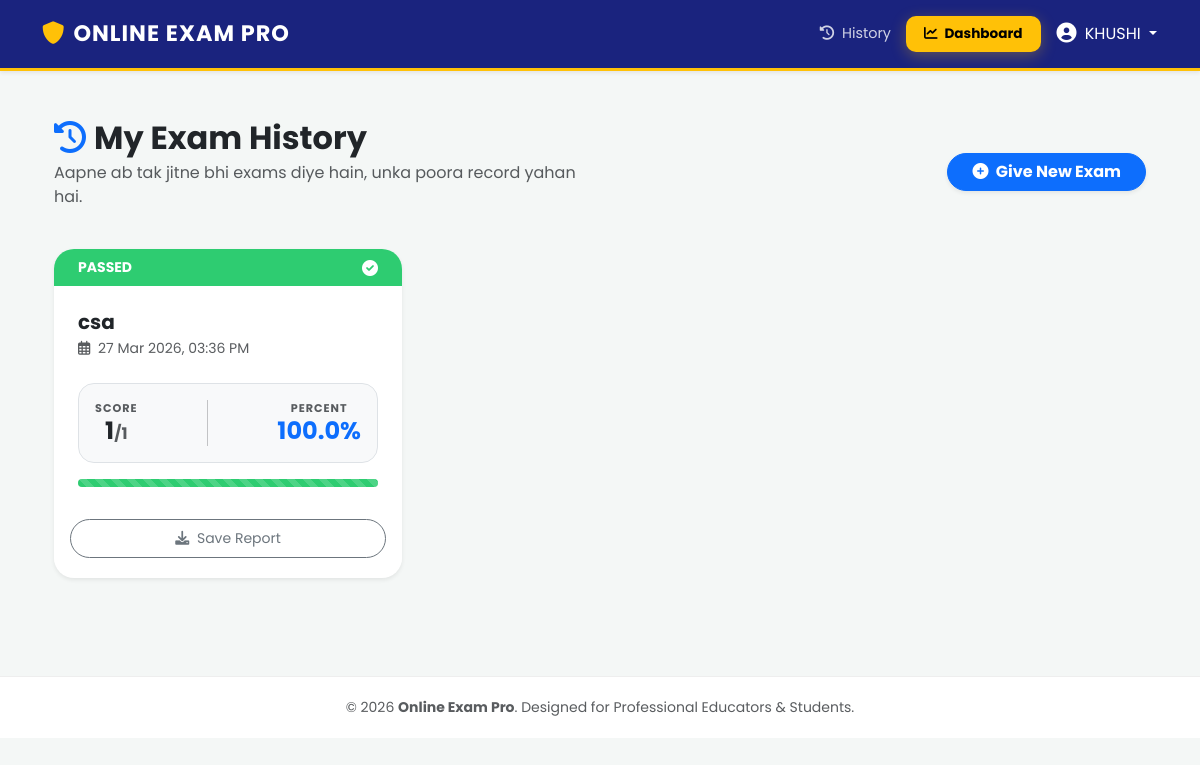
/my-results/ (signed in), run on the app's committed database.
### exam/models.py (models this page shows, shortened)
class Result(models.Model):
    user = models.ForeignKey(User, on_delete=models.CASCADE)
    exam = models.ForeignKey(Exam, on_delete=models.CASCADE)
    score = models.IntegerField()
    total_questions = models.IntegerField()
    percentage = models.FloatField()
    completed_at = models.DateTimeField(auto_now_add=True)

class Exam(models.Model):
    author = models.ForeignKey(User, on_delete=models.CASCADE, related_name='my_exams', null=True, blank=True)
    title = models.CharField(max_length=200)
    description = models.TextField(blank=True)
    exam_code = models.CharField(max_length=8, unique=True, editable=False)
    duration_minutes = models.PositiveIntegerField(default=30, help_text="Duration in minutes")
    created_at = models.DateTimeField(auto_now_add=True)

### exam/views.py (the view)
# urls.py: path('my-results/', views.my_results, name='my_results'),
@login_required
def my_results(request):
    results = Result.objects.filter(user=request.user).order_by('-completed_at')
    return render(request, 'my_results.html', {'results': results})

### exam/templates/my_results.html (shortened to what this page needs)
{% extends 'base.html' %}
{% block content %}
<div class="container py-4">
    <div class="row mb-4 align-items-center">
        <div class="col-md-6">
            <h2 class="fw-bold text-dark mb-1">
                <i class="fas fa-history text-primary me-2"></i>My Exam History
            </h2>
            <p class="text-muted">Aapne ab tak jitne bhi exams diye hain, unka poora record yahan hai.</p>
        </div>
        <div class="col-md-6 text-md-end">
            <a href="{% url 'home' %}" class="btn btn-primary rounded-pill px-4 shadow-sm fw-bold">
                <i class="fas fa-plus-circle me-1"></i> Give New Exam
            </a>
        </div>
    </div>
    <div class="row g-4">
        {% for res in results %}
        <div class="col-md-6 col-lg-4">
            <div class="card shadow-sm border-0 h-100 overflow-hidden result-card" style="border-radius: 20px;">
                <div class="card-header border-0 {% if res.percentage >= 33 %}bg-success{% else %}bg-danger{% endif %} text-white py-2 px-4 d-flex justify-content-between align-items-center">
                    <span class="small fw-bold text-uppercase">
                        {% if res.percentage >= 33 %}Passed{% else %}Failed{% endif %}
                    </span>
                    <i class="fas {% if res.percentage >= 33 %}fa-check-circle{% else %}fa-times-circle{% endif %}"></i>
                </div>
                <div class="card-body p-4">
                    <h5 class="fw-bold text-dark mb-1 text-truncate">{{ res.exam.title }}</h5>
                    <p class="text-muted small mb-4">
                        <i class="far fa-calendar-alt me-1"></i> {{ res.completed_at|date:"d M Y, h:i A" }}
                    </p>
                    <div class="d-flex justify-content-between align-items-center bg-light p-3 rounded-4 mb-3 border">
                        <div class="text-center">
                            <p class="mb-0 text-muted x-small fw-bold">SCORE</p>
                            <h4 class="mb-0 fw-bold">{{ res.score }}<span class="text-muted fs-6">/{{ res.total_questions }}</span></h4>
                        </div>
                        <div class="text-center">
                            <p class="mb-0 text-muted x-small fw-bold">PERCENT</p>
                            <h4 class="mb-0 fw-bold text-primary">{{ res.percentage }}%</h4>
                        </div>
                    </div>
                    <div class="progress" style="height: 8px; border-radius: 10px;">
                        <div class="progress-bar {% if res.percentage >= 33 %}bg-success{% else %}bg-danger{% endif %} progress-bar-striped"
                             role="progressbar" style="width: {{ res.percentage }}%"></div>
                    </div>
                </div>
                <div class="card-footer bg-white border-0 text-center pb-3">
                    <button class="btn btn-outline-secondary btn-sm rounded-pill w-100 py-2" onclick="window.print()">
                        <i class="fas fa-download me-1"></i> Save Report
                    </button>
                </div>
            </div>
        </div>
        {% endfor %}
    </div>
</div>
{% endblock %}

### exam/templates/base.html (shortened to what this page needs)
<!DOCTYPE html>
<html lang="en">
<head>
    <link href="https://cdn.jsdelivr.net/npm/bootstrap@5.3.0/dist/css/bootstrap.min.css" rel="stylesheet">
    <link rel="stylesheet" href="https://cdnjs.cloudflare.com/ajax/libs/font-awesome/6.0.0/css/all.min.css">
</head>
<body>
    <nav class="navbar navbar-dark shadow-sm sticky-top">
        <div class="container">
            <a class="navbar-brand fw-bold" href="{% url 'home' %}">
                <i class="fas fa-shield-alt text-warning me-2"></i>ONLINE EXAM PRO
            </a>
            {% if user.is_authenticated %}
            <div class="d-flex align-items-center">
                <a href="{% url 'my_results' %}" class="nav-link-custom">
                    <i class="fas fa-history me-1"></i> History
                </a>
                {% if user.is_staff %}
                <a href="{% url 'teacher_dashboard' %}" class="btn-teacher">
                    <i class="fas fa-chart-line me-1"></i> Dashboard
                </a>
                {% endif %}
                <div class="dropdown">
                    <button class="btn btn-link text-white text-decoration-none dropdown-toggle p-0" type="button" data-bs-toggle="dropdown">
                        <i class="fas fa-user-circle fa-lg me-1"></i> {{ user.username|upper }}
                    </button>
                </div>
            </div>
            {% else %}
            <div class="d-flex">
                <a href="{% url 'login' %}" class="nav-link-custom">Login</a>
                <a href="{% url 'register' %}" class="btn btn-light btn-sm fw-bold rounded-pill px-3">Join Now</a>
            </div>
            {% endif %}
        </div>
    </nav>
    <div class="container py-4">
        {% block content %}
        {% endblock %}
    </div>
    <footer>
        <div class="container text-center">
            <p class="mb-0 text-muted small">&copy; 2026 <strong>Online Exam Pro</strong>. Designed for Professional Educators & Students.</p>
        </div>
    </footer>
</body>
</html>

### exam/templates/base.html (style rules this page uses)
:root { --primary-blue: #1a237e; --hover-blue: #0d47a1; --accent-yellow: #ffc107; }
body { background: #f4f7f6; font-family: 'Poppins', sans-serif; min-height: 100vh; }
.navbar { background: var(--primary-blue) !important; padding: 12px 0; border-bottom: 3px solid var(--accent-yellow); }
.navbar-brand { font-size: 1.4rem; letter-spacing: 1px; transition: 0.3s; }
.nav-link-custom { color: rgba(255,255,255,0.8) !important; font-size: 0.9rem; margin-right: 15px; transition: 0.3s; text-decoration: none; }
.card { border: none; border-radius: 18px; box-shadow: 0 10px 30px rgba(0,0,0,0.05); }
.btn-teacher { background: var(--accent-yellow); color: #000; font-weight: 700; border-radius: 10px; padding: 8px 18px; margin-right: 15px; text-decoration: none; font-size: 0.85rem; box-shadow: 0 4px 15px rgba(255, 193, 7, 0.3); transition: 0.3s; }
footer { background: #fff; padding: 20px 0; margin-top: 50px; border-top: 1px solid #eee; }

### exam/templates/my_results.html (style rules this page uses)
.result-card { transition: 0.3s ease; border-bottom: 4px solid transparent !important; }
.x-small { font-size: 0.7rem; letter-spacing: 1px; }
.bg-success { background-color: #2ecc71 !important; }

### data on the page
Result: shows "PASSED", exam "csa", completed_at "27 Mar 2026, 03:36 PM", score "1", total_questions "1", percentage "100.0"

### other printed values
{{ user.username|upper }} "KHUSHI"
